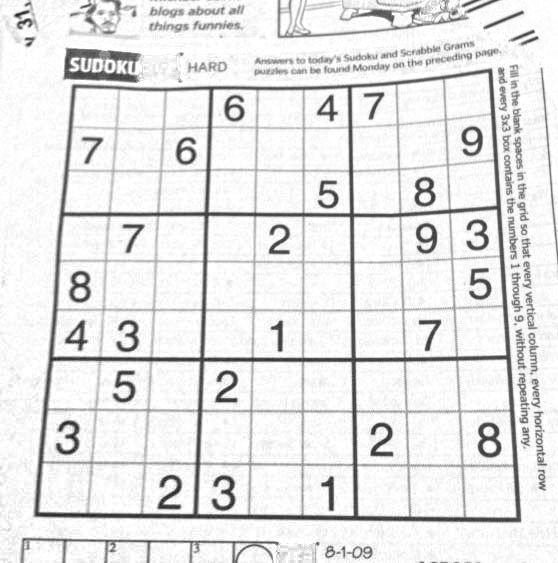
#> input picture Sudoku/DLMIA.png, 558 x 563 px, found by its file name
$ jupyter execute transform_corners.py.ipynb
#> lines starting #> are read from the running program, lines starting #| are printed output that depends on the picture
[cell 1]
import matplotlib.pyplot as plt
from skimage.io import imread
from skimage.transform import resize
from skimage import transform as tf
import numpy as np
import math

[cell 2]
corners = {'up_left': ['48', '55'], 'down_left': ['23', '337'], 'up_right': ['322', '45'], 'down_right': ['341', '341'], 'image': '/tmp/c4fb3309-938f-49cc-a34c-1b82b10e1c59.jpeg', 'image_shape': [369, 366]}
image_path = './DLMIA.png'
image = imread(image_path, as_gray=True)
#> image is the input picture: shape (563, 558) float64; min 0.106, max 1, mean 0.9

Given the cordenates it should be able to transform the the given picture into a nice square of 300x300

[cell 3]
image_shape = tuple(corners['image_shape'])
image_resize = resize(image, image_shape, mode='symmetric', preserve_range=True)
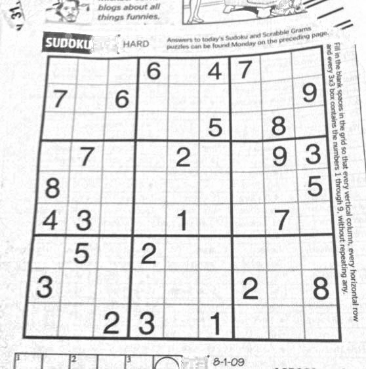
#> image_resize: shape (369, 366) float64; min 0.121, max 1, mean 0.9


# Given that the new shape will be 300 by 300 this is the given points
src = np.array([[0, 0], [0, 306], [306, 306], [306, 0]])


corners['up_left'] = [float(x) for x in corners['up_left']]
corners['down_left'] = [float(x) for x in corners['down_left']]
corners['up_right'] = [float(x) for x in corners['up_right']]
corners['down_right'] = [float(x) for x in corners['down_right']]


dst = np.array([corners['up_left'], corners['down_left'], corners['down_right'], corners['up_right']])

tform3 = tf.ProjectiveTransform()
tform3.estimate(src, dst)
warped = tf.warp(image_resize, tform3, output_shape=image_shape)
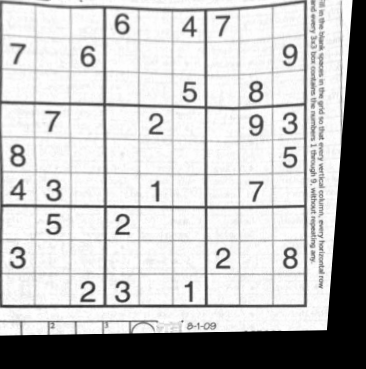
#> warped: shape (369, 366) float64; min 0, max 1, mean 0.749

fig, ax = plt.subplots(nrows=2, figsize=(8, 5))

ax[0].imshow(image_resize, cmap=plt.cm.gray)
ax[0].plot(dst[:, 0], dst[:, 1], '.r')
ax[1].imshow(warped, cmap=plt.cm.gray)
ax[1].plot(src[:, 0], src[:, 1], '.r')

for a in ax:
    a.axis('off')

plt.tight_layout()

plt.show()
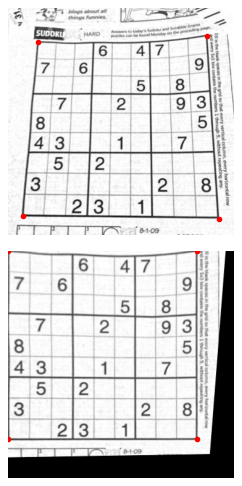
#> figure drawn by matplotlib, 2 panels

[cell 4]
new_image = warped[0:306, 0:306]
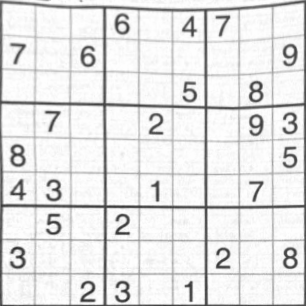
#> new_image: shape (306, 306) float64; min 0.164, max 1, mean 0.896

fig, ax = plt.subplots()

plt.axis("off")
ax.set_yticklabels([])
ax.set_xticklabels([])

ax.imshow(new_image, cmap=plt.cm.gray)


fig.savefig('warped.jpeg', format="jpeg", bbox_inches="tight", pad_inches=0)

The use of 299 insted of 300 is due to the fact that using the 300 number will force matplotlib to create some pading

[cell 5]
plt.imshow(new_image , cmap=plt.cm.gray)
divisor = 306
color = '#FF0000'
for i in range(9):
    x = (divisor /9)*(i+1)
    y1 = 0
    y2 = 299
    linewidth = int((i+1) % 3 == 0)*3 or 1;
    plt.plot([x, x], [y1, y2], '-', linewidth=linewidth, color=color)
    plt.plot([y1, y2], [x, x], '-', linewidth=linewidth, color=color)
plt.plot([0, 0], [0, divisor], '-', linewidth=3, color=color)
plt.plot([0, divisor], [0, 0], '-', linewidth=3, color=color)
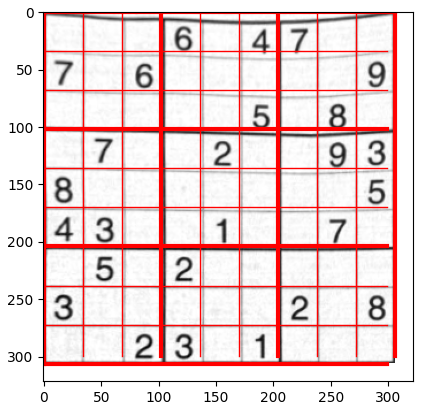
#> figure drawn by matplotlib, 1 panel
